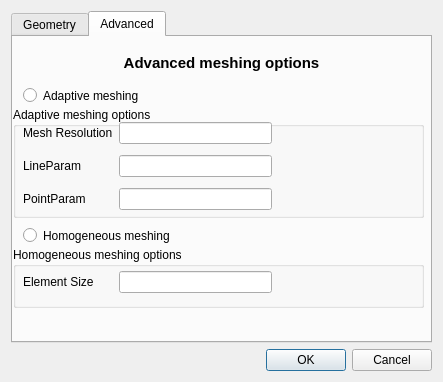
<?xml version="1.0" encoding="UTF-8"?>
<ui version="4.0">
 <class>LineEdit</class>
 <widget class="QDialog" name="LineEdit">
  <property name="geometry">
   <rect>
    <x>0</x>
    <y>0</y>
    <width>443</width>
    <height>382</height>
   </rect>
  </property>
  <property name="sizePolicy">
   <sizepolicy hsizetype="Preferred" vsizetype="Minimum">
    <horstretch>0</horstretch>
    <verstretch>0</verstretch>
   </sizepolicy>
  </property>
  <property name="windowTitle">
   <string>Dialog</string>
  </property>
  <layout class="QVBoxLayout" name="verticalLayout">
   <item>
    <widget class="QTabWidget" name="tabWidget">
     <property name="sizePolicy">
      <sizepolicy hsizetype="Expanding" vsizetype="Expanding">
       <horstretch>0</horstretch>
       <verstretch>0</verstretch>
      </sizepolicy>
     </property>
     <property name="currentIndex">
      <number>1</number>
     </property>
     <widget class="QWidget" name="GeoTab">
      <property name="sizePolicy">
       <sizepolicy hsizetype="Preferred" vsizetype="Preferred">
        <horstretch>0</horstretch>
        <verstretch>0</verstretch>
       </sizepolicy>
      </property>
      <attribute name="title">
       <string>Geometry</string>
      </attribute>
      <widget class="QPushButton" name="deselectPlyButton">
       <property name="geometry">
        <rect>
         <x>190</x>
         <y>190</y>
         <width>41</width>
         <height>23</height>
        </rect>
       </property>
       <property name="text">
        <string>&lt;&lt;</string>
       </property>
      </widget>
      <widget class="QPushButton" name="selectPlyButton">
       <property name="geometry">
        <rect>
         <x>190</x>
         <y>160</y>
         <width>41</width>
         <height>23</height>
        </rect>
       </property>
       <property name="text">
        <string>&gt;&gt;</string>
       </property>
      </widget>
      <widget class="QListView" name="allPlyView">
       <property name="geometry">
        <rect>
         <x>10</x>
         <y>70</y>
         <width>171</width>
         <height>231</height>
        </rect>
       </property>
      </widget>
      <widget class="QListView" name="selectedPlyView">
       <property name="geometry">
        <rect>
         <x>240</x>
         <y>70</y>
         <width>171</width>
         <height>231</height>
        </rect>
       </property>
      </widget>
      <widget class="QLabel" name="label">
       <property name="geometry">
        <rect>
         <x>10</x>
         <y>50</y>
         <width>121</width>
         <height>20</height>
        </rect>
       </property>
       <property name="text">
        <string>Available information:</string>
       </property>
      </widget>
      <widget class="QLabel" name="label_2">
       <property name="geometry">
        <rect>
         <x>240</x>
         <y>50</y>
         <width>121</width>
         <height>21</height>
        </rect>
       </property>
       <property name="text">
        <string>Employed information</string>
       </property>
      </widget>
      <widget class="QLabel" name="label_7">
       <property name="geometry">
        <rect>
         <x>10</x>
         <y>10</y>
         <width>401</width>
         <height>31</height>
        </rect>
       </property>
       <property name="sizePolicy">
        <sizepolicy hsizetype="Expanding" vsizetype="Preferred">
         <horstretch>0</horstretch>
         <verstretch>0</verstretch>
        </sizepolicy>
       </property>
       <property name="font">
        <font>
         <pointsize>11</pointsize>
         <weight>75</weight>
         <bold>true</bold>
        </font>
       </property>
       <property name="text">
        <string>Selection of geometry incorporated into mesh</string>
       </property>
       <property name="alignment">
        <set>Qt::AlignCenter</set>
       </property>
      </widget>
     </widget>
     <widget class="QWidget" name="OptionsTab">
      <property name="sizePolicy">
       <sizepolicy hsizetype="Expanding" vsizetype="Expanding">
        <horstretch>0</horstretch>
        <verstretch>0</verstretch>
       </sizepolicy>
      </property>
      <attribute name="title">
       <string>Advanced</string>
      </attribute>
      <widget class="QLabel" name="label_8">
       <property name="enabled">
        <bool>true</bool>
       </property>
       <property name="geometry">
        <rect>
         <x>8</x>
         <y>10</y>
         <width>401</width>
         <height>31</height>
        </rect>
       </property>
       <property name="sizePolicy">
        <sizepolicy hsizetype="Expanding" vsizetype="Preferred">
         <horstretch>0</horstretch>
         <verstretch>0</verstretch>
        </sizepolicy>
       </property>
       <property name="font">
        <font>
         <pointsize>11</pointsize>
         <weight>75</weight>
         <bold>true</bold>
        </font>
       </property>
       <property name="text">
        <string>Advanced meshing options</string>
       </property>
       <property name="alignment">
        <set>Qt::AlignCenter</set>
       </property>
      </widget>
      <widget class="QRadioButton" name="radioButton_2">
       <property name="geometry">
        <rect>
         <x>10</x>
         <y>50</y>
         <width>399</width>
         <height>17</height>
        </rect>
       </property>
       <property name="text">
        <string>Adaptive meshing</string>
       </property>
      </widget>
      <widget class="QGroupBox" name="groupBox">
       <property name="geometry">
        <rect>
         <x>0</x>
         <y>70</y>
         <width>411</width>
         <height>111</height>
        </rect>
       </property>
       <property name="title">
        <string>Adaptive meshing options</string>
       </property>
       <widget class="QWidget" name="gridLayoutWidget_2">
        <property name="geometry">
         <rect>
          <x>10</x>
          <y>10</y>
          <width>401</width>
          <height>101</height>
         </rect>
        </property>
        <layout class="QGridLayout" name="gridLayout_2">
         <property name="leftMargin">
          <number>0</number>
         </property>
         <item row="1" column="0">
          <widget class="QLabel" name="label_3">
           <property name="sizePolicy">
            <sizepolicy hsizetype="Fixed" vsizetype="Fixed">
             <horstretch>0</horstretch>
             <verstretch>0</verstretch>
            </sizepolicy>
           </property>
           <property name="minimumSize">
            <size>
             <width>90</width>
             <height>0</height>
            </size>
           </property>
           <property name="layoutDirection">
            <enum>Qt::RightToLeft</enum>
           </property>
           <property name="text">
            <string>Mesh Resolution</string>
           </property>
           <property name="margin">
            <number>5</number>
           </property>
          </widget>
         </item>
         <item row="2" column="0">
          <widget class="QLabel" name="label_4">
           <property name="minimumSize">
            <size>
             <width>90</width>
             <height>0</height>
            </size>
           </property>
           <property name="layoutDirection">
            <enum>Qt::RightToLeft</enum>
           </property>
           <property name="text">
            <string>LineParam</string>
           </property>
           <property name="margin">
            <number>5</number>
           </property>
          </widget>
         </item>
         <item row="3" column="0">
          <widget class="QLabel" name="label_5">
           <property name="minimumSize">
            <size>
             <width>90</width>
             <height>0</height>
            </size>
           </property>
           <property name="layoutDirection">
            <enum>Qt::RightToLeft</enum>
           </property>
           <property name="text">
            <string>PointParam</string>
           </property>
           <property name="margin">
            <number>5</number>
           </property>
          </widget>
         </item>
         <item row="1" column="1">
          <widget class="QLineEdit" name="lineEdit"/>
         </item>
         <item row="2" column="1">
          <widget class="QLineEdit" name="lineEdit_2"/>
         </item>
         <item row="3" column="1">
          <widget class="QLineEdit" name="lineEdit_3"/>
         </item>
         <item row="1" column="2">
          <spacer name="horizontalSpacer">
           <property name="orientation">
            <enum>Qt::Horizontal</enum>
           </property>
           <property name="sizeHint" stdset="0">
            <size>
             <width>40</width>
             <height>20</height>
            </size>
           </property>
          </spacer>
         </item>
         <item row="2" column="2">
          <spacer name="horizontalSpacer_2">
           <property name="orientation">
            <enum>Qt::Horizontal</enum>
           </property>
           <property name="sizeHint" stdset="0">
            <size>
             <width>40</width>
             <height>20</height>
            </size>
           </property>
          </spacer>
         </item>
         <item row="3" column="2">
          <spacer name="horizontalSpacer_3">
           <property name="orientation">
            <enum>Qt::Horizontal</enum>
           </property>
           <property name="sizeHint" stdset="0">
            <size>
             <width>40</width>
             <height>20</height>
            </size>
           </property>
          </spacer>
         </item>
        </layout>
       </widget>
      </widget>
      <widget class="QGroupBox" name="groupBox_2">
       <property name="geometry">
        <rect>
         <x>0</x>
         <y>210</y>
         <width>411</width>
         <height>61</height>
        </rect>
       </property>
       <property name="title">
        <string>Homogeneous meshing options</string>
       </property>
       <widget class="QWidget" name="gridLayoutWidget_3">
        <property name="geometry">
         <rect>
          <x>10</x>
          <y>10</y>
          <width>401</width>
          <height>51</height>
         </rect>
        </property>
        <layout class="QGridLayout" name="gridLayout_3">
         <item row="0" column="2">
          <spacer name="horizontalSpacer_4">
           <property name="orientation">
            <enum>Qt::Horizontal</enum>
           </property>
           <property name="sizeHint" stdset="0">
            <size>
             <width>40</width>
             <height>20</height>
            </size>
           </property>
          </spacer>
         </item>
         <item row="0" column="0">
          <widget class="QLabel" name="label_6">
           <property name="minimumSize">
            <size>
             <width>90</width>
             <height>0</height>
            </size>
           </property>
           <property name="layoutDirection">
            <enum>Qt::RightToLeft</enum>
           </property>
           <property name="text">
            <string>Element Size</string>
           </property>
           <property name="margin">
            <number>5</number>
           </property>
          </widget>
         </item>
         <item row="0" column="1">
          <widget class="QLineEdit" name="lineEdit_4"/>
         </item>
        </layout>
       </widget>
      </widget>
      <widget class="QRadioButton" name="radioButton">
       <property name="geometry">
        <rect>
         <x>10</x>
         <y>190</y>
         <width>399</width>
         <height>17</height>
        </rect>
       </property>
       <property name="text">
        <string>Homogeneous meshing</string>
       </property>
      </widget>
     </widget>
    </widget>
   </item>
   <item>
    <widget class="QDialogButtonBox" name="buttonBox">
     <property name="orientation">
      <enum>Qt::Horizontal</enum>
     </property>
     <property name="standardButtons">
      <set>QDialogButtonBox::Cancel|QDialogButtonBox::Ok</set>
     </property>
    </widget>
   </item>
  </layout>
 </widget>
 <resources/>
 <connections/>
</ui>
